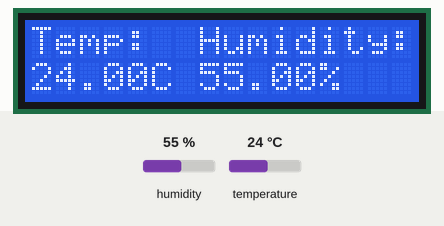
Bench run of a sketch on a simulated Arduino Uno, built with avr-gcc and run on an emulated ATmega328P. Shown: 16×2 character LCD. Inputs (shaded band) come from the test bench; at power-on: humidity 55 %, temperature 24 °C.

Above: at 1.2 s.
1.3 s: humidity set to 22 %
At 3.1 s:
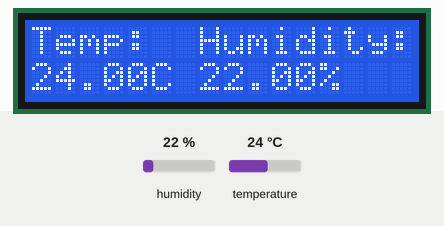
3.5 s: temperature set to 12 °C
At 4.9 s:
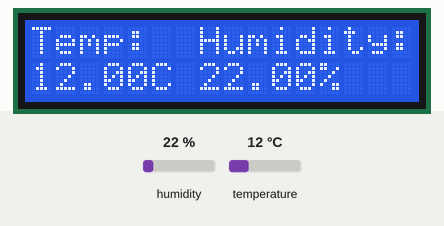
5.6 s: humidity set to 40 %
At 6.7 s:
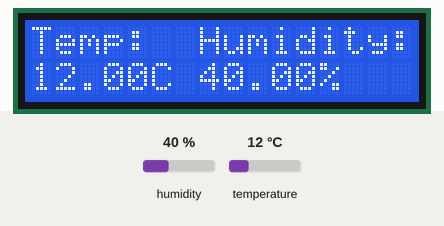
7.7 s: temperature set to 19 °C
At 8.4 s:
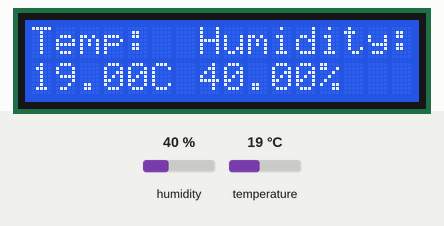
Timing chart, 0 to 10.7 s (numbered marks = the images above; inputs shaded):
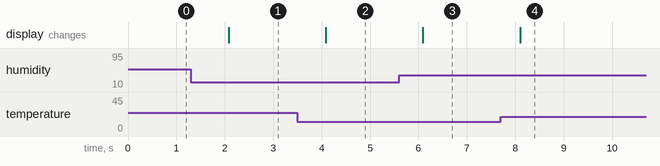

The sketch:

_1_Sensor_to_LCD.ino
```cpp
// Example testing sketch for various DHT humidity/temperature sensors
// Written by ladyada, public domain

#include "DHT.h"
#include <LiquidCrystal.h>

#define DHTPIN 8     // what pin we're connected to

// initialize the library with the numbers of the interface pins
LiquidCrystal lcd(7, 6, 5, 4, 3, 2);

// Uncomment whatever type you're using!
//#define DHTTYPE DHT11   // DHT 11
#define DHTTYPE DHT22   // DHT 22  (AM2302)
//#define DHTTYPE DHT21   // DHT 21 (AM2301)

DHT dht(DHTPIN, DHTTYPE);

void setup() {
  // set up the LCD's number of columns and rows:
  lcd.begin(16, 2);
  lcd.print("Temp:  Humidity:");

  dht.begin();
}

void loop() {
  // Reading temperature or humidity takes about 250 milliseconds!
  // Sensor readings may also be up to 2 seconds 'old' (its a very slow sensor)
  float h = dht.readHumidity();
  float t = dht.readTemperature();

  // check if returns are valid, if they are NaN (not a number) then something went wrong!
  lcd.setCursor(0, 1);
  if (isnan(t) || isnan(h)) {
    lcd.print("Failed to read from DHT");
  } else {
    lcd.print(t);
    lcd.print("C");
    lcd.setCursor(7, 1);
    lcd.print(h);
    lcd.print("%");
  }
}
```

Measured:
- after the input at 1.3 s, the display: changes after 0.78 s (image 1)
- after the input at 3.5 s, the display: changes after 0.59 s (image 2)
- after the input at 5.6 s, the display: changes after 0.49 s (image 3)
- after the input at 7.7 s, the display: changes after 0.40 s (image 4)
